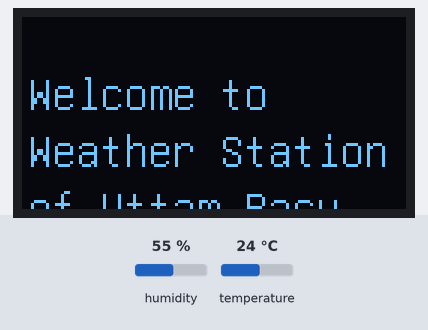
Recording of a sketch running on a simulated Arduino Uno, built with avr-gcc and run on an emulated ATmega328P. On the bench: 128×64 one-colour display. The inputs (shaded band) are chosen by the test bench; at power-on: humidity 55 %, temperature 24 °C.

Above: at 1.7 s.
1.8 s: humidity set to 22 %
At 2.8 s:
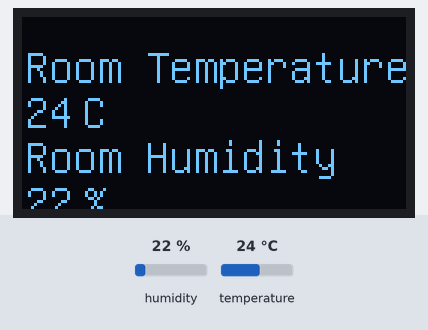
5.5 s: temperature set to 12 °C
At 8.9 s:
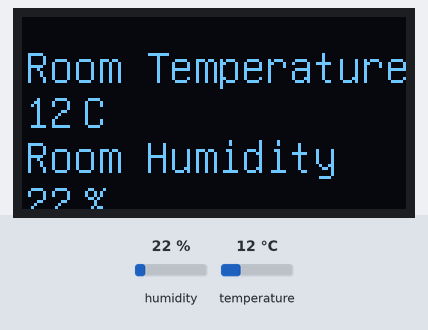
Timing chart, 0 to 10.4 s (numbered marks = the images above; inputs shaded):
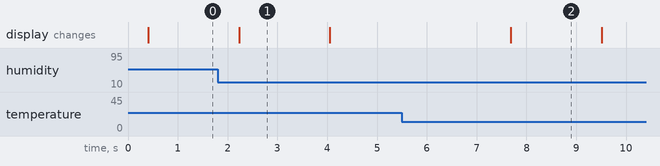

Measured:
- after the input at 1.8 s, the display: changes after 0.43 s (image 1)
- after the input at 5.5 s, the display: changes after 2.2 s (image 2)
- what the display in image 1 shows lasts 1.9 s, from 2.2 s to 4.1 s

The sketch:

Real_Temp.ino
```cpp
/*For OLED connection
   GND = GND
   VCC = +5V or +3.3V
   SCL = A5 (for Arduino Uno), 21 (For Arduino Mega), A5 (For Arduino Nano), 21 (For Arduino Leonardo)
   SDA = A4 (for Arduino Uno), 20 (For Arduino Mega), A4 (For Arduino Nano), 20 (For Arduino Leonardo)
*/

/*For DHT11 Temperature Sensor
   VCC of sensor connected with 5V
   GND of sensor connected with GND
   DATA pin of sensor connected with A0 of Arduino

   This Programm is made by Uttam Basu
   Follow me on GitHub- https://github.com/UttamBasu
*/

#include "U8glib.h"
U8GLIB_SSD1306_128X64 u8g(U8G_I2C_OPT_NONE | U8G_I2C_OPT_DEV_0);

#include<dht.h>
#define dhtpin_room  A0
dht dhtroom;

int temp = 0;
int hmdt = 0;

void u8g_prepare(void)
{
  u8g.setFont(u8g_font_6x10);
  u8g.setFontRefHeightExtendedText();
  u8g.setDefaultForegroundColor();
  u8g.setFontPosTop();
}

void intro(uint8_t a)
{
  u8g.setFont(u8g_font_unifont);
  u8g.drawStr(2, 19, "Welcome to");
  u8g.drawStr(2, 38, "Weather Station");
  u8g.drawStr(2, 57, "of Uttam Basu");
}

void RoomTemp(uint8_t a)
{
  u8g.setFont(u8g_font_unifont);
  u8g.drawStr(1, 10, "Room Temperature");  //1 from left side and 10 from above position.
  u8g.setPrintPos(1, 25); //1 from left side and 25 from above position.
  u8g.print(temp, 1);
  u8g.drawStr(20, 25, "C");  //20 from the left side and 25 from above position.

  u8g.drawStr(1, 40, "Room Humidity");
  u8g.setPrintPos(1, 55); //1 from the left side and 55 from above position.
  u8g.print(hmdt, 1);
  u8g.drawStr(20, 55, "%");  //20 from the left side and 55 from above position.
}

uint8_t draw_state = 2;

void draw(void)
{
  u8g_prepare();
  switch (draw_state >> 2)
  {
    case 0: intro(draw_state & 7); break;
    case 1: RoomTemp(draw_state & 7); break;
  }
}

void setup(void)
{
  Serial.begin(9600);
}
void loop(void)
{
  dhtroom.read11(dhtpin_room);
  temp = dhtroom.temperature;
  hmdt = dhtroom.humidity;

  // picture loop (It is compulsory)
  u8g.firstPage();
  do
  {
    draw();
  }
  while (u8g.nextPage());

  //increase the state
  draw_state++;
  if ( draw_state >= 3*2)
    draw_state = 0;
    delay(500);
}
```
